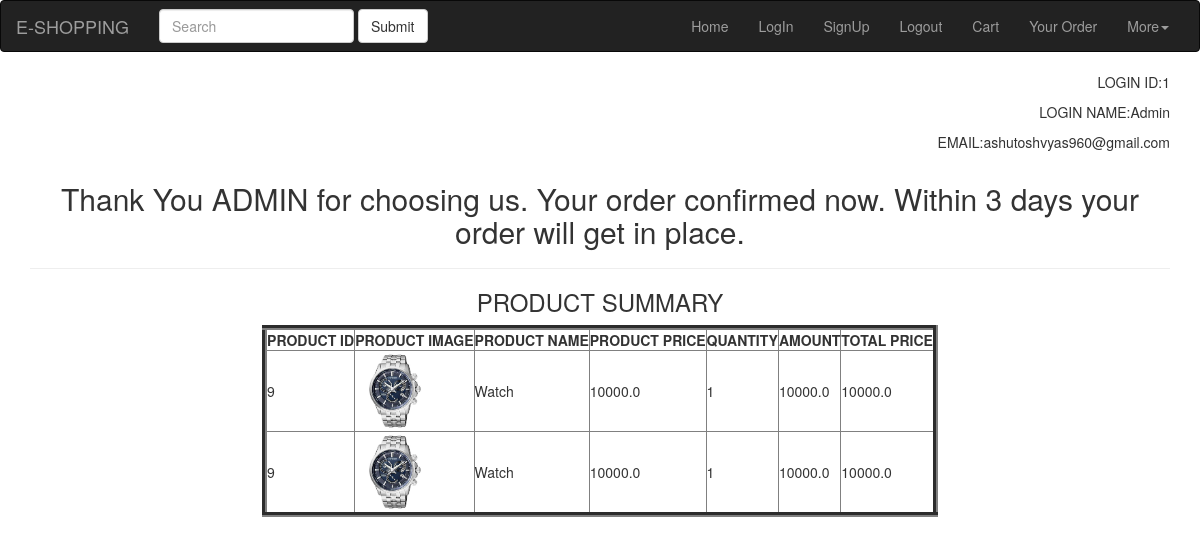
Before: /order/ (signed in) with the older database file.
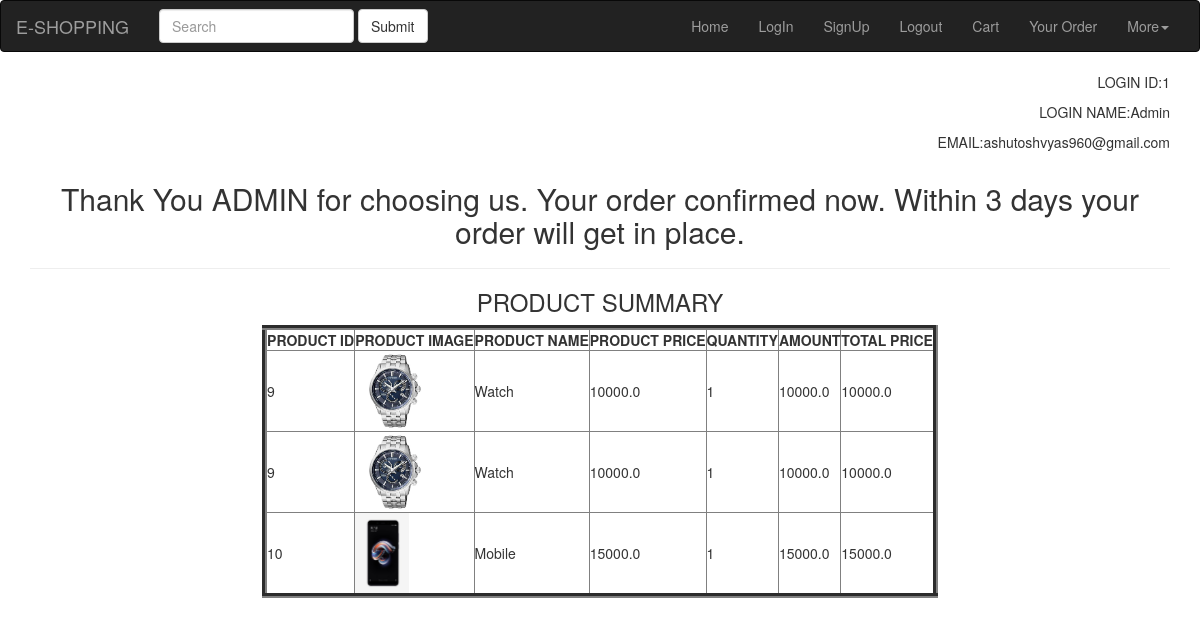
After: the same page with the newer database file.
### testApp/models.py (models this page shows, shortened)
class Order(models.Model):
	grandTotal=models.FloatField(default=0)
	product=models.ForeignKey(Product,on_delete=models.CASCADE, blank=True, null=True)
	user = models.ForeignKey(User,blank=True, null=True, on_delete=models.CASCADE)
	quantity=models.IntegerField(default=1)
	amount=models.FloatField(default=0.0)

class Product(models.Model):
	item_name=models.CharField(max_length=250)
	item_detail=models.CharField(max_length=250)
	item_price=models.FloatField()
	item_image=models.ImageField()

### testApp/views.py (the view)
# urls.py: path('order/', views.order_View),
@login_required
def order_View(request):
	if request.method=='POST':
		grand_total = request.POST.get('grandTotal')
		cart=Cart.objects.filter(user=request.user)
		for carts in cart:
			obj_id = carts.product
			quantity=carts.quantity
			amount=carts.amount
		order=Order.objects.create(product=obj_id,grandTotal=grand_total,user=request.user,quantity=quantity,amount=amount)
		cart.delete()
		return redirect('/order')
	else:
		order=Order.objects.filter(user=request.user)
		return render(request,'testApp/confirm_order.html',{'order':order})

### templates/testApp/confirm_order.html (shortened to what this page needs)
{% extends "testApp/base.html"%}
      {% block body_block %}
      <div class="container" align='right'>
         <p>LOGIN ID:{{user.id}}</p>
         <p>LOGIN NAME:{{user.username|title}}</p>
         <p>EMAIL:{{user.email}}</p>
      </div>
      <div class="container" align="center">
         <h2>Thank You {{user.username|upper}} for choosing us. Your order confirmed now. Within 3 days your order will get in place.</h2>
         <hr>
         <h3>PRODUCT SUMMARY</h3>
         <table border="5" >
            <thead>
               <th> PRODUCT ID </th>
               <th> PRODUCT IMAGE </th>
               <th> PRODUCT NAME </th>
               <th> PRODUCT PRICE </th>
               <th> QUANTITY </th>
               <th> AMOUNT </th>
               <th> TOTAL PRICE </th>
            </thead>
            {% for order in order %}
            <tr>
               <td>{{order.product.id}}</td>
               <td><a><img alt="Image will be uploaded soon" src="{{order.product.item_image.url}}" height="80px;"/></a></td>
               <td>{{order.product.item_name}}</td>
               <td>{{order.product.item_price}}</td>
               <td>{{order.quantity}}</td>
               <td>{{order.amount}}</td>
               <td>{{order.grandTotal}}</td>
            </tr>
            {% endfor %}
         </table>
      </div>
      {% endblock %}

Changed rows visible on the page:
added Order: product.id "10", product.item_image (picture), product.item_name "Mobile", product.item_price "15000.0", quantity "1", amount "15000.0", grandTotal "15000.0"
